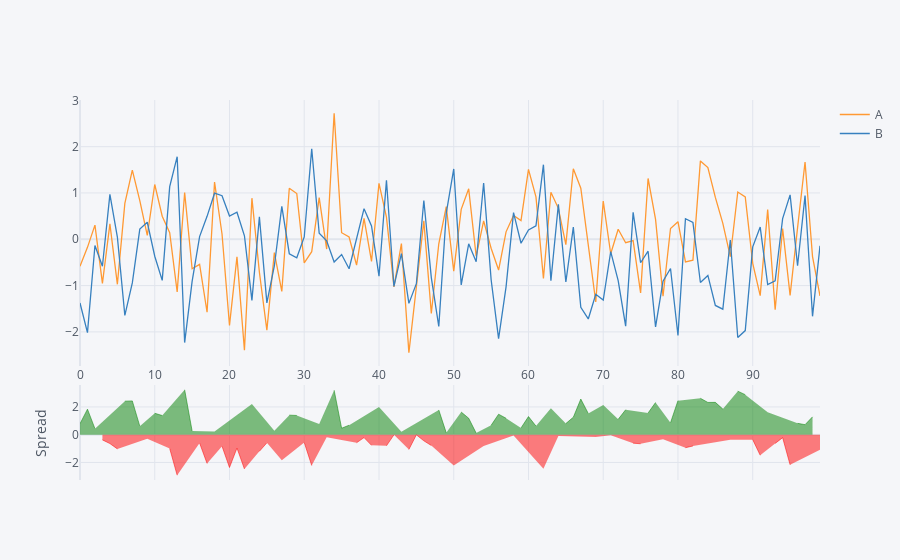

Here is the notebook cell this chart was saved with:
### Code cell
df[['A','B']].iplot(kind='spread')
